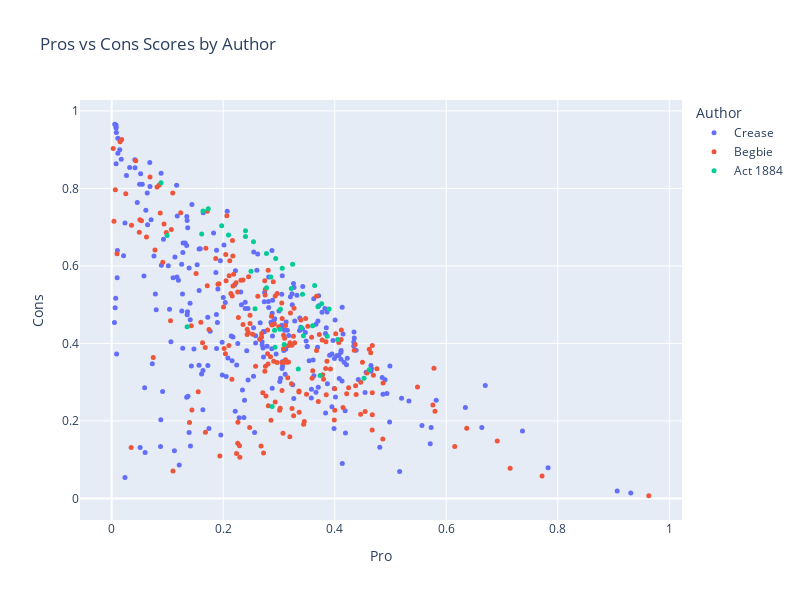

The notebook cell saved with this chart:
### Code cell
df_scores['Text'] = df_scores['Text'].apply(lambda t: wrap_text(t, width = 50))

fig = px.scatter(
    df_scores,
    x="Pro",
    y="Cons",
    color="Author",
    hover_data=["Text"],
    title="Pros vs Cons Scores by Author",
    width=800,
    height=600
)

fig.update_traces(marker=dict(size=5))
fig.show()

### Figure 1 — Plotly figure (JSON) as saved in the notebook; plotly's stock layout.template omitted (floating-point values rounded to 4 significant figures; data arrays with more than 128 entries replaced by an {"elided": "..."} marker saying what was removed)
{"data": [{"customdata": {"elided": "274x1 str values"}, "hovertemplate": "Author=Crease<br>Pro=%{x}<br>Cons=%{y}<br>Text=%{customdata[0]}<extra></extra>", "legendgroup": "Crease", "marker": {"color": "#636efa", "size": 5, "symbol": "circle"}, "mode": "markers", "name": "Crease", "orientation": "v", "showlegend": true, "type": "scatter", "x": {"elided": "274 float values"}, "xaxis": "x", "y": {"elided": "274 float values"}, "yaxis": "y"}, {"customdata": {"elided": "201x1 str values"}, "hovertemplate": "Author=Begbie<br>Pro=%{x}<br>Cons=%{y}<br>Text=%{customdata[0]}<extra></extra>", "legendgroup": "Begbie", "marker": {"color": "#EF553B", "size": 5, "symbol": "circle"}, "mode": "markers", "name": "Begbie", "orientation": "v", "showlegend": true, "type": "scatter", "x": {"elided": "201 float values"}, "xaxis": "x", "y": {"elided": "201 float values"}, "yaxis": "y"}, {"customdata": [["An Act to regulate the Chinese population of<br>British Columbia."], ["WHEREAS the incoming of Chinese to British<br>Columbia largely exceeds that of any other class<br>of immigrant, and the population so introduced are<br>fast becoming superior in number to our own race;<br>are not disposed to be governed by our laws; are<br>dissimilar in habits and occupation from our<br>people; evade the payment of taxes justly due to<br>the Government; are governed by pestilential<br>habits; are useless in instances of emergency;<br>habitually desecrate grave yards by the removal of<br>bodies therefrom; and generally the laws governing<br>the whites are found to be inapplicable to<br>Chinese, and such Chinese are inclined to habits<br>subversive of the comfort and well-being of the<br>community:    And whereas it is expedient to pass<br>special laws for the Government of Chinese:<br>Therefore, Her Majesty, by and with the advice and<br>consent of the Legislative Assembly of the<br>Province of British Columbia, enacts as follows:—<br>1."], ["This Act shall be cited as the \"Chinese Regulation<br>Act, 1884.\""], ["The term \"Chinese\" wherever used in this Act shall<br>mean any native of the Chinese Empire or its<br>dependencies not born of British parents, and<br>shall include any person of the Chinese race."], ["From and after the passage of this Act there shall<br>be payable and paid by every Chinese in British<br>Columbia, above the age of fourteen years, unto<br>and for the use of Her Majesty, Her heirs and<br>successors, the sum of ten dollars, and thereafter<br>on the 1st day of June in each and every year<br>there shall be likewise payable and paid by such<br>Chinese person a further sum of ten dollars."], ["The Lieutenant-Governor in Council shall<br>immediately upon the passage of this Act, and from<br>time to time thereafter as occasion may require,<br>appoint in each electoral district, one or more<br>person or persons to be called Chinese Collectors,<br>to collect and receive such payments from Chinese,<br>and such Collector or Collectors immediately upon<br>such payment shall issue and deliver to the person<br>paying the same a licence in the form contained in<br>the Schedule hereto, and the Lieutenant-Governor<br>in Council may require from the Collectors so to<br>be appointed such security as he may see fit and<br>may allow them such percentage upon the amount of<br>collections as may seem reasonable and just, and<br>the Lieutenant-Governor in Council may further<br>allow such additional sum by way of expenses as<br>may be necessary and reasonable for the purpose of<br>carrying out the provisions of this Act."], ["Any Chinese who shall be found within the Province<br>not having in his possession a licence issued<br>under the provisions of this Act, lawfully issued<br>to him, shall on conviction thereof forfeit and<br>pay a sum not exceeding forty dollars."], ["Any Collector or Government servant wilfully<br>disobeying any of the provisions of this Act shall<br>forfeit and pay a sum not exceeding one hundred<br>dollars."], ["Every Collector shall collect the tax from each<br>Chinese, and shall as soon afterwards as may be<br>pay over the amount to the Officer in charge of<br>the Treasury, or to such other person as the<br>Lieutenant-Governor in Council may from time to<br>time direct."], ["Every employer of Chinese shall furnish to the<br>Collector, when requested by him so to do, from<br>time to time, a list of all Chinese in his employ,<br>or indirectly employed by him; but no such<br>statement shall bind the Collector, nor shall<br>excuse him from making due enquiry to ascertain<br>its correctness."], ["In case any employer of Chinese fails to deliver<br>to the Collector the list mentioned in the<br>preceding section, when required so to do, or<br>knowingly states anything falsely therein, such<br>employer shall, on complaint of the Collector and<br>upon conviction before a Justice of the Peace<br>having jurisdiction within the district wherein<br>such employer carries on his business, forfeit and<br>pay a fine not exceeding one hundred dollars for<br>every Chinese in his employ, to be recovered by<br>distress of the goods and chattels of such<br>employer failing to pay the same, or in lieu<br>thereof shall be liable to imprisonment for a<br>period not less than one month and not exceeding<br>two calendar months."], ["The Collector may, by himself or his agent, levy<br>the amount of the licence from any Chinese not<br>being in lawful possession of a licence, with<br>costs, by distress of his goods and chattels, or<br>of any goods and chattels which may be in the<br>possession of the delinquent, or which may be upon<br>or in any premises (whether the goods of the<br>delinquent or not) for the time being in the<br>possession or occupation of such delinquent<br>Chinese, and for the purposes of this section<br>premises shall be deemed to be in the possession<br>or occupation of any Chinese when it can be shewn<br>to the satisfaction of the tribunal having<br>cognizance of the matter—    (a.)"], ["That such Chinese habitually frequents such<br>premises with the assent of the owner."], ["That he is the owner or one of the owners of the<br>premises, or has control either alone or jointly<br>with another or others of such premises or some<br>part thereof."], ["(c.) That he has passed the night or slept upon<br>such premises at any time within a week of the<br>levy."], ["It shall be sufficient authority for the Collector<br>to levy as aforesaid on the non-production of the<br>licence."], ["Proof of the lawful possession of such receipt<br>shall lie on the person whose goods are<br>distrained."], ["Every employer of Chinese shall demand from every<br>such Licence to be demanded by employer and<br>retained during the service."], ["Chinese in his employ his licence, and shall<br>retain the same in his possession during the time<br>such Chinese is in his employ, and shall return<br>the same to him when he leaves his service; and<br>every employer as aforesaid shall produce to the<br>Collector, whenever required so to do, such<br>licence for his inspection."], ["The Toll Collector at any and every toll gate<br>which may exist in the Province from time to time,<br>shall, before allowing any Chinese to pass through<br>any toll gate, demand from such Chinese the<br>production of his licence, and, until the same is<br>produced, such Chinese shall not be allowed to<br>proceed through the toll gate."], ["It shall be unlawful for any person to employ any<br>Chinese who has not in his possession the licence<br>required by this Act, and any person guilty of an<br>infraction of the provisions of this section shall<br>forfeit and pay a fine not exceeding fifty dollars<br>for every Chinese so employed."], ["The sum payable by a Chinese for a free miner’s<br>certificate shall be fifteen dollars for each year<br>during which the same is to be in force instead of<br>five dollars, as by the present mining laws<br>provided, and no free miner’s certificate shall<br>hereafter be issued to any Chinese except upon<br>payment of the said sum of fifteen dollars."], ["Any Chinese who shall be found mining for gold and<br>precious metals, or following the ordinary<br>occupation of a free miner, whether on his own<br>account or for others, without having in his<br>possession a free miner’s certificate, lawfully<br>issued to him subsequently to the passage of this<br>Act, and any person who shall employ any Chinese<br>in and about gold mining who has not in his<br>possession such a certificate, shall forfeit and<br>pay a sum not exceeding thirty dollars."], ["of the Schedule A to the “Licences Ordinance,<br>1867,” is hereby amended by adding thereto the<br>following words: “but no licence shall be issued<br>to any Chinese.”    17."], ["Without the permission in writing of the<br>Provincial Secretary or Government Agent of the<br>district or place where the permission is sought<br>it shall be unlawful to remove the remains of any<br>dead Chinese from any cemetery or place where such<br>dead Chinese may have been interred, or to exhume<br>the bodies or remains of any dead Chinese, and any<br>person guilty of an infraction of this section<br>shall forfeit and pay a sum not exceeding one<br>hundred dollars."], ["The use of opium (except for medicinal or surgical<br>purposes) is hereby prohibited, and any person who<br>shall use or consume, or have in his possession<br>any opium, except for the purposes aforesaid,<br>shall forfeit and pay a penalty not exceeding one<br>hundred dollars, and the onus of proof shall lie<br>upon the party charged of showing that such opium<br>was used, or consumed, or in his possession for<br>medicinal or surgical purposes."], ["Any pecuniary penalty by this Act imposed may be<br>sued for and recovered in a summary way before any<br>Justice of the Peace having jurisdiction in the<br>locality where the charge is made, and in default<br>of immediate payment of any such penalty the same<br>may be recovered by distress and sale of the goods<br>of the offender, and failing sufficient distress,<br>the offender shall suffer a term of imprisonment<br>not exceeding three calendar months."], ["No conviction for any offence shall be quashed for<br>want of form, and no conviction shall be removed<br>into any of Her Majesty’s Courts by certiorari or<br>reviewed in any manner, except by appeal in manner<br>hereinafter stated, that is to say: Any Chinese<br>convicted of an offence against the provisions of<br>this Act may appeal to the County Court nearest to<br>the place of conviction, provided he shall, within<br>four days after such conviction, have given notice<br>in writing to the convicting Magistrate of his<br>intention to appeal, and shall have furnished<br>security in the sum of one hundred dollars,<br>conditioned to abide by the decision of the<br>appellate Court, and shall have also deposited<br>with the convicting Magistrate a sum of money<br>sufficient in the opinion of such Magistrate to<br>pay the costs and expenses of a jury to try such<br>appeal, and such appeal shall be heard and tried<br>before the County Court, with or without a jury of<br>five, at the option of the parties, and<br>notwithstanding any defect in the proceedings, the<br>appeal shall be heard and decided on the merits,<br>and if the conviction be affirmed the appellant<br>shall be punished according to the conviction, and<br>shall pay the costs of the appeal, and if the<br>appeal be allowed, it shall be lawful for the<br>Lieutenant-Governor in Council to issue his<br>warrant to the Treasurer for the repayment to the<br>appellant of the money paid by him for jury<br>process."], ["Any Chinese who shall lend his licence or free<br>miner’s certificate to another Chinese, and any<br>Chinese who shall utter or pass off upon any<br>Collector or other person any licence or free<br>miner’s certificate other than his own, with<br>intent himself to avoid payment of the licence fee<br>payable under this Act, (and the onus of proving<br>that such was not his intent, shall rest upon the<br>person charged), shall forfeit and pay a penalty<br>of not less than twenty dollars nor more than one<br>hundred dollars."], ["The tribunal having cognizance of any matter under<br>the provisions of this Act may decide, upon its<br>own view and judgment, whether any person is a<br>Chinese, and whether any person found by the Court<br>to be a Chinese be of the age of fourteen years."], ["It shall not be lawful to let or occupy, or suffer<br>to be occupied as a dwelling, any room unless the<br>following requirements are complied with, that is<br>to say:—    (a.)"], ["Unless such room contains at all times at least<br>384 cubic feet of space for each person occupying<br>the same:    (b.)"], ["Unless such room has a window, made to open, at<br>least two feet square."], ["Any person who lets, occupies, or knowingly<br>suffers to be occupied, any room contrary to the<br>provisions of section 23, shall be liable for<br>every offence to a penalty not exceeding fifty<br>dollars."], ["Any room in which any person passes the night<br>shall be deemed to be occupied as a dwelling<br>within the meaning of this Act."], ["The Lieutenant-Governor in Council may, by any<br>general regulation, direct that any persons<br>imprisoned in respect of any infraction against<br>the provisions of this Act shall be worked and<br>employed at such places and on such public works,<br>or local works for the public benefit or<br>convenience, and may make such rules and<br>regulations, and may alter or annul the same, for<br>the safe custody, control, and general management<br>of such prisoners, as the said Lieutenant-Governor<br>may from time to time deem advisable."], ["The Lieutenant-Governor in Council may also make<br>such rules and regulations, not inconsistent<br>herewith, as may from time to time appear<br>necessary for carrying out the true intent and<br>meaning of this Act."], ["For the purpose of any proceeding taken under the<br>provisions of this Act, the burden shall lie on<br>the defendant of proving that he is exempt from<br>the operation of any of its provisions, and it<br>shall not be necessary in any information,<br>summons, or conviction, or other document, to<br>state or negative any exception in or exemption<br>under this Act or in contemplation of law."], ["This Act shall not come into operation until one<br>year from the passage hereof."], ["This Act may be cited as the \"Chinese Regulation<br>Act, 1884.\""]], "hovertemplate": "Author=Act 1884<br>Pro=%{x}<br>Cons=%{y}<br>Text=%{customdata[0]}<extra></extra>", "legendgroup": "Act 1884", "marker": {"color": "#00cc96", "size": 5, "symbol": "circle"}, "mode": "markers", "name": "Act 1884", "orientation": "v", "showlegend": true, "type": "scatter", "x": [0.1615, 0.08859, 0.2942, 0.293, 0.3245, 0.364, 0.1973, 0.4619, 0.1638, 0.3405, 0.1733, 0.2095, 0.1353, 0.3739, 0.3347, 0.2778, 0.3865, 0.3699, 0.3766, 0.2777, 0.24, 0.2544, 0.3059, 0.09948, 0.2855, 0.2572, 0.3439, 0.3899, 0.3423, 0.3221, 0.3094, 0.2877, 0.2921, 0.3019, 0.3604, 0.25, 0.4526, 0.3026, 0.4053, 0.24], "xaxis": "x", "y": [0.6822, 0.8148, 0.6188, 0.3903, 0.6046, 0.5497, 0.7038, 0.3319, 0.7418, 0.4402, 0.7478, 0.68, 0.4429, 0.3169, 0.3338, 0.5437, 0.4183, 0.4949, 0.5025, 0.632, 0.6908, 0.6624, 0.5942, 0.6788, 0.5717, 0.4896, 0.4197, 0.4887, 0.5272, 0.5417, 0.3971, 0.2371, 0.434, 0.4363, 0.4454, 0.5862, 0.3099, 0.4881, 0.41, 0.6759], "yaxis": "y"}], "layout": {"height": 600, "legend": {"title": {"text": "Author"}, "tracegroupgap": 0}, "title": {"text": "Pros vs Cons Scores by Author"}, "width": 800, "xaxis": {"anchor": "y", "domain": [0, 1], "title": {"text": "Pro"}}, "yaxis": {"anchor": "x", "domain": [0, 1], "title": {"text": "Cons"}}}}
